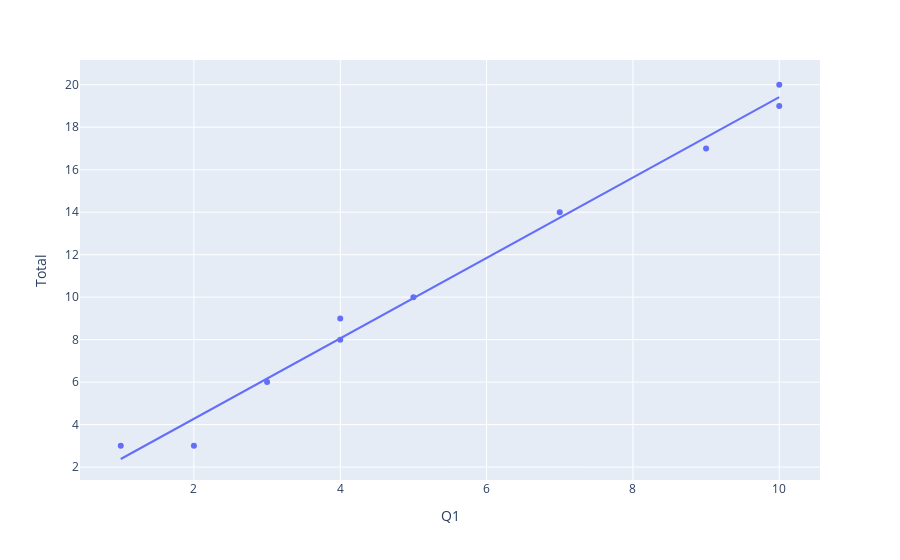

Write notebook code for a chart like this one.
### Code cell
import plotly.express as px
px.scatter(
    df_study,
    x='Q1',
    y='Total',
    trendline = 'ols'
)

### Figure 1 — Plotly figure (JSON) as saved in the notebook; plotly's stock layout.template omitted (floating-point values rounded to 4 significant figures)
{"data": [{"hovertemplate": "Q1=%{x}<br>Total=%{y}<extra></extra>", "legendgroup": "", "marker": {"color": "#636efa", "symbol": "circle"}, "mode": "markers", "name": "", "orientation": "v", "showlegend": false, "type": "scatter", "x": [1, 2, 3, 4, 4, 5, 7, 9, 10, 10], "xaxis": "x", "y": [3, 3, 6, 9, 8, 10, 14, 17, 19, 20], "yaxis": "y"}, {"hovertemplate": "<b>OLS trendline</b><br>Total = 1.8934 * Q1 + 0.486294<br>R<sup>2</sup>=0.989407<br><br>Q1=%{x}<br>Total=%{y} <b>(trend)</b><extra></extra>", "legendgroup": "", "marker": {"color": "#636efa", "symbol": "circle"}, "mode": "lines", "name": "", "showlegend": false, "type": "scatter", "x": [1, 2, 3, 4, 4, 5, 7, 9, 10, 10], "xaxis": "x", "y": [2.38, 4.273, 6.166, 8.06, 8.06, 9.953, 13.74, 17.53, 19.42, 19.42], "yaxis": "y"}], "layout": {"legend": {"tracegroupgap": 0}, "margin": {"t": 60}, "xaxis": {"anchor": "y", "domain": [0, 1], "title": {"text": "Q1"}}, "yaxis": {"anchor": "x", "domain": [0, 1], "title": {"text": "Total"}}}}
